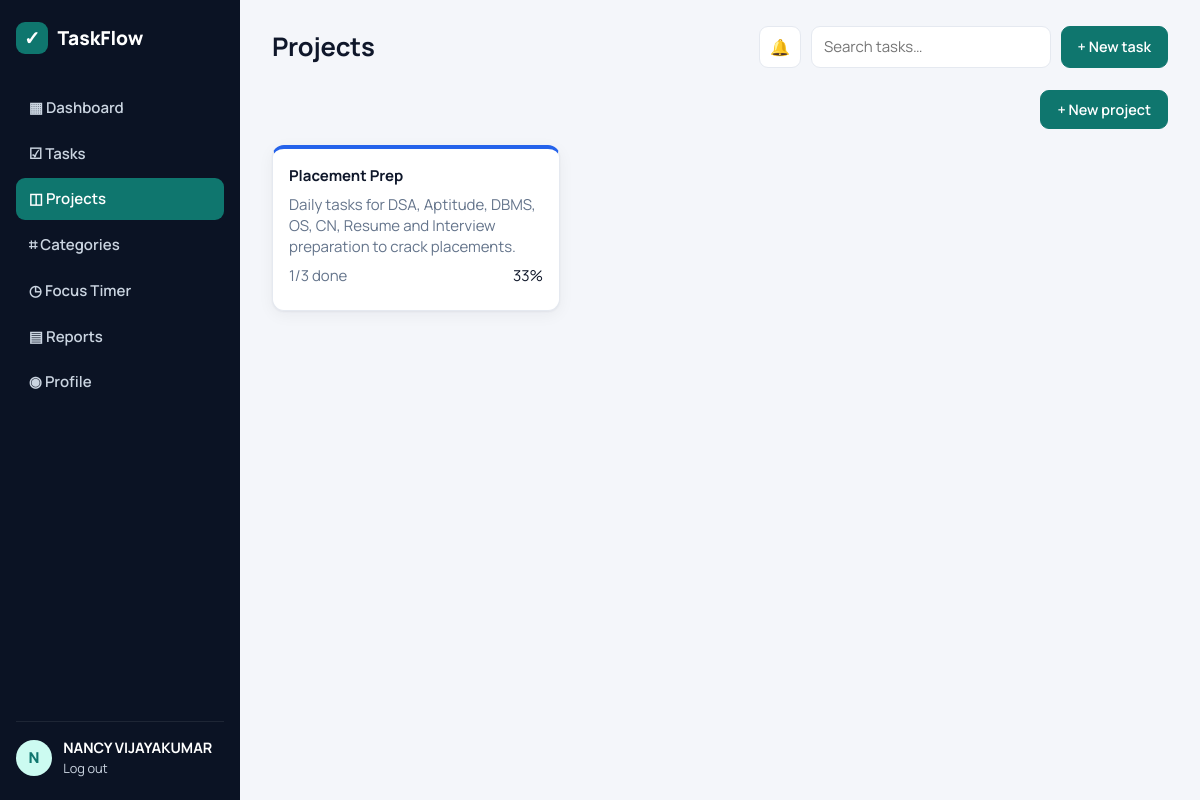
Page /projects/ (signed in) on the committed database.
### tables this page shows
CREATE TABLE users (
  id INTEGER PRIMARY KEY AUTOINCREMENT,
  username TEXT UNIQUE NOT NULL,
  email TEXT UNIQUE NOT NULL,
  full_name TEXT DEFAULT '',
  password_hash TEXT NOT NULL,
  created_at TIMESTAMP DEFAULT CURRENT_TIMESTAMP
);

CREATE TABLE projects (
  id INTEGER PRIMARY KEY AUTOINCREMENT,
  user_id INTEGER NOT NULL REFERENCES users(id) ON DELETE CASCADE,
  name TEXT NOT NULL,
  description TEXT DEFAULT '',
  color TEXT DEFAULT '#2563eb',
  created_at TIMESTAMP DEFAULT CURRENT_TIMESTAMP
);

### projects.py (the view)
@bp.route("/")
@login_required
def list_projects():
    rows = get_db().execute(
        """SELECT p.*, COUNT(t.id) total, COALESCE(SUM(t.status='done'),0) done FROM projects p
           LEFT JOIN tasks t ON t.project_id = p.id WHERE p.user_id = ? GROUP BY p.id
           ORDER BY p.created_at DESC""", (g.user["id"],)).fetchall()
    return render_template("projects/list.html", projects=rows)

### auth.py (called while the page is built)
def login_required(view):
    @functools.wraps(view)
    def wrapped(**kwargs):
        if g.user is None:
            flash("Please log in to continue.", "warning")
            return redirect(url_for("auth.login"))
        return view(**kwargs)
    return wrapped

@bp.before_app_request
def load_user():
    uid = session.get("user_id")
    g.user = get_db().execute("SELECT * FROM users WHERE id = ?", (uid,)).fetchone() if uid else None

### db.py (called while the page is built)
def get_db():
    if "db" not in g:
        g.db = sqlite3.connect(current_app.config["DATABASE"])
        g.db.row_factory = sqlite3.Row
        g.db.execute("PRAGMA foreign_keys = ON")
    return g.db

### templates/projects/list.html (shortened to what this page needs)
{% extends "base.html" %}{% block title %}Projects{% endblock %}
{% block heading %}Projects{% endblock %}
{% block content %}
<div class="row-end mb"><a class="btn btn-primary" href="{{ url_for('projects.edit') }}">+ New project</a></div>
<div class="project-grid">
{% for p in projects %}
  {% set pc = (p.done * 100 / p.total)|round|int if p.total else 0 %}
  <a class="card project-card" href="{{ url_for('projects.detail', pid=p.id) }}" style="--pc: {{ p.color }}">
    <strong>{{ p.name }}</strong><p class="muted">{{ p.description or 'No description' }}</p>
    <div class="row-between"><span class="muted">{{ p.done }}/{{ p.total }} done</span><span>{{ pc }}%</span></div>
  </a>
{% else %}<div class="card empty"><p>No projects yet.</p><a class="btn btn-primary" href="{{ url_for('projects.edit') }}">Create your first project</a></div>{% endfor %}
</div>
{% endblock %}

### templates/base.html (shortened to what this page needs)
<!doctype html>
<html lang="en">
<head>
  <link rel="stylesheet" href="{{ url_for('static', filename='css/style.css') }}">
</head>
<body data-sounds="{{ url_for('static', filename='sounds/') }}">
{% if g.user %}
<div class="layout">
  <aside class="sidebar">
    <div class="brand"><span class="logo">✓</span> TaskFlow</div>
    {% set ep = request.endpoint or '' %}
    <nav>
      <a href="{{ url_for('dashboard.index') }}" class="{{ 'active' if ep.startswith('dashboard') }}">▦ Dashboard</a>
      <a href="{{ url_for('tasks.list_tasks') }}" class="{{ 'active' if ep.startswith('tasks') }}">☑ Tasks</a>
      <a href="{{ url_for('projects.list_projects') }}" class="{{ 'active' if ep.startswith('projects') }}">◫ Projects</a>
      <a href="{{ url_for('categories.index') }}" class="{{ 'active' if ep.startswith('categories') }}">⌗ Categories</a>
      <a href="{{ url_for('focus.index') }}" class="{{ 'active' if ep.startswith('focus') }}">◷ Focus Timer</a>
      <a href="{{ url_for('reports.index') }}" class="{{ 'active' if ep.startswith('reports') }}">▤ Reports</a>
      <a href="{{ url_for('profile.index') }}" class="{{ 'active' if ep.startswith('profile') }}">◉ Profile</a>
    </nav>
    <div class="sidebar-foot">
      <div class="avatar">{{ g.user['username'][0]|upper }}</div>
      <div><strong>{{ g.user['full_name'] or g.user['username'] }}</strong><a href="{{ url_for('auth.logout') }}">Log out</a></div>
    </div>
  </aside>
  <main class="content">
    <header class="topbar">
      <h1>{% block heading %}{% endblock %}</h1>
      <div class="topbar-actions">
        <button type="button" class="btn icon-btn" id="soundToggle" title="Sounds">🔊</button>
        <form action="{{ url_for('tasks.list_tasks') }}" class="search"><input name="q" placeholder="Search tasks…"></form>
        <a class="btn btn-primary" href="{{ url_for('tasks.edit') }}">+ New task</a>
      </div>
    </header>
    {% block content %}{% endblock %}
  </main>
</div>
{% else %}
<main class="auth-wrap">
  {% include "_flash.html" %}
  {% block auth %}{% endblock %}
</main>
{% endif %}
</body>
</html>

### static/css/style.css (style rules this page uses)
:root { --bg:#f4f6fa;--surface:#fff;--ink:#0f172a;--muted:#64748b;--line:#e5e9f0; --primary:#0f766e;--primary-ink:#fff;--primary-soft:#ccfbf1; --danger:#dc2626;--warn:#d97706;--ok:#16a34a;--info:#2563eb; --sidebar:#0b1324;--sidebar-ink:#cbd5e1; --radius:12px;--shadow:0 1px 2px rgba(15,23,42,.05),0 4px 16px rgba(15,23,42,.05); }
* { box-sizing:border-box }
body { margin:0;font-family:Manrope,system-ui,sans-serif;background:var(--bg);color:var(--ink);font-size:15px }
a { color:var(--primary);text-decoration:none }
h1,h2,h3 { margin:0 0 .6rem;letter-spacing:-.01em }
.muted { color:var(--muted) }
.mb { margin-bottom:1rem }
.layout { display:flex;min-height:100vh }
.sidebar { width:240px;background:var(--sidebar);color:var(--sidebar-ink);display:flex;flex-direction:column;padding:1.4rem 1rem;position:sticky;top:0;height:100vh }
.brand { display:flex;align-items:center;gap:.6rem;font-weight:800;font-size:1.2rem;color:#fff;margin-bottom:2rem }
.logo { display:grid;place-items:center;width:32px;height:32px;border-radius:9px;background:var(--primary);color:#fff }
.sidebar nav { display:flex;flex-direction:column;gap:.25rem;flex:1 }
.sidebar nav a { color:var(--sidebar-ink);padding:.65rem .8rem;border-radius:9px;font-weight:600 }
.sidebar nav a.active { background:var(--primary);color:#fff }
.sidebar-foot { display:flex;gap:.7rem;align-items:center;border-top:1px solid rgba(255,255,255,.08);padding-top:1rem }
.sidebar-foot strong { display:block;color:#fff;font-size:.9rem }
.sidebar-foot a { color:var(--sidebar-ink);font-size:.8rem }
.avatar { width:36px;height:36px;border-radius:50%;background:var(--primary-soft);color:var(--primary);display:grid;place-items:center;font-weight:800;flex-shrink:0 }
.content { flex:1;padding:1.6rem 2rem;max-width:1200px;min-width:0 }
.topbar { display:flex;justify-content:space-between;align-items:center;margin-bottom:1.4rem;gap:1rem;flex-wrap:wrap }
.topbar h1 { font-size:1.6rem;margin:0 }
.topbar-actions { display:flex;gap:.6rem }
.search input { width:240px }
.card { background:var(--surface);border:1px solid var(--line);border-radius:var(--radius);padding:1.2rem 1.3rem;box-shadow:var(--shadow);margin-bottom:1rem }
.btn { display:inline-flex;align-items:center;gap:.3rem;padding:.55rem 1rem;border-radius:9px;border:1px solid var(--line);background:var(--surface);color:var(--ink);font:inherit;font-weight:600;cursor:pointer;font-size:.9rem }
.btn-primary { background:var(--primary);border-color:var(--primary);color:var(--primary-ink) }
input,select,textarea { font:inherit;padding:.6rem .75rem;border:1px solid var(--line);border-radius:9px;background:#fff;color:var(--ink);width:100% }
.row-between { display:flex;justify-content:space-between;align-items:center;gap:1rem }
.row-end { display:flex;justify-content:flex-end;gap:.5rem;align-items:center;flex-wrap:wrap }
.project-grid { display:grid;grid-template-columns:repeat(auto-fill,minmax(240px,1fr));gap:1rem }
.project-card { display:flex;flex-direction:column;gap:.5rem;padding:1rem;border:1px solid var(--line);border-radius:var(--radius);border-top:4px solid var(--pc);color:var(--ink);background:var(--surface) }
.project-card p { margin:0 }
.icon-btn { padding:.5rem .65rem;font-size:1rem }

### rows in the picture
users: username "N", full_name "NANCY VIJAYAKUMAR"
projects: name "Placement Prep", description "Daily tasks for DSA, Aptitude, DBMS, OS, CN, Resume and Interview preparation to crack placements.", done "1", total "3", pc "33"
